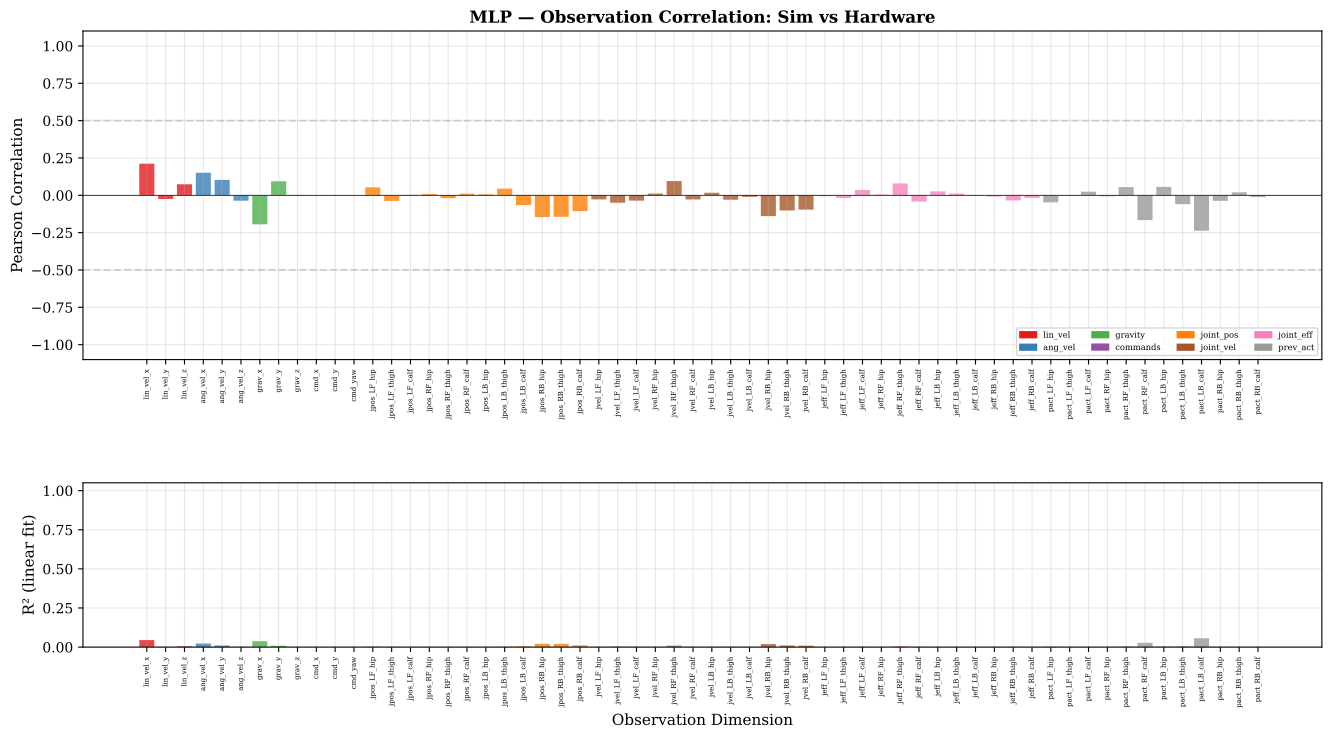

Write Python code to recreate this figure.
"""
Forward-direction sim-to-real linear relationship analysis.

Three data sources (all cmd_x=0.15):
  1. IsaacLab sim (6 envs, MLP & LSTM)
  2. Hardware logs (MLP pd + LSTM nopd)
  3. Open-loop (synthetic PD actuator)

Key questions answered:
  - What is the linear mapping between sim obs and HW obs?
  - What is the linear mapping between sim actions and HW actions?
  - Which obs/action dimensions are well-correlated across domains?
  - Where does the sim-to-real gap live?
"""

import warnings
import numpy as np
import pandas as pd
import torch
import matplotlib.pyplot as plt
from matplotlib.gridspec import GridSpec
from matplotlib.backends.backend_pdf import PdfPages
from sklearn.linear_model import Ridge
from sklearn.metrics import r2_score
from sklearn.preprocessing import StandardScaler
from scipy import stats
import os

warnings.filterwarnings('ignore', category=RuntimeWarning)

# ─── Paths ────────────────────────────────────────────────────────────────────
MLP_PT  = os.path.expanduser("~/policy_joyboy_delayedpdactuator_hippy.pt")
LSTM_PT = os.path.expanduser("~/policy_joyboy_delayedpdactuator_LSTM.pt")

SIM_MLP_DIR  = os.path.expanduser("~/obs_action_logs_mlp")
SIM_LSTM_DIR = os.path.expanduser("~/obs_action_logs_lstm")

HW_MLP_CSV  = os.path.expanduser("~/mp2_mlp/mlp_pd_cf_hw_log_20260314_004932.csv")
HW_LSTM_CSV = os.path.expanduser("~/mp2_mlp/lstm_nopd_cf_hw_log_20260314_005221.csv")

OUTPUT_PDF = os.path.expanduser(
    "~/SpotDMouse/P2-Terrain_Challenge/mp2/analysis/obs_action_model_fit.pdf"
)

# ─── Sim config ───────────────────────────────────────────────────────────────
DT = 0.02
SIM_SECONDS = 20.0
N_STEPS = int(SIM_SECONDS / DT)
KP, KD, INERTIA, FRICTION = 70.0, 1.2, 0.20, 0.03
EFFORT_LIMIT = 5.0
DELAY_STEPS = 9
PD_SUBSTEPS = 4
ACTION_SCALE = 1.5

DEFAULT_JOINT_POS = np.array([
    0.0, 0.55, -1.0,  0.0, 0.55, -1.0,
    0.0, 0.55, -1.0,  0.0, 0.55, -1.0,
])
JOINT_LOWER = np.array([
    -0.524, 0.0, -2.356, -0.524, 0.0, -2.356,
    -0.524, 0.0, -2.356, -0.524, 0.0, -2.356,
])
JOINT_UPPER = np.array([
    0.524, 1.396, 0.0, 0.524, 1.396, 0.0,
    0.524, 1.396, 0.0, 0.524, 1.396, 0.0,
])

OBS_GROUPS = {
    'lin_vel':   (slice(0, 3),   3),
    'ang_vel':   (slice(3, 6),   3),
    'gravity':   (slice(6, 9),   3),
    'commands':  (slice(9, 12),  3),
    'joint_pos': (slice(12, 24), 12),
    'joint_vel': (slice(24, 36), 12),
    'joint_eff': (slice(36, 48), 12),
    'prev_act':  (slice(48, 60), 12),
}
OBS_GROUP_NAMES = list(OBS_GROUPS.keys())

OBS_DIM_NAMES = [
    # lin_vel
    'lin_vel_x', 'lin_vel_y', 'lin_vel_z',
    # ang_vel
    'ang_vel_x', 'ang_vel_y', 'ang_vel_z',
    # gravity
    'grav_x', 'grav_y', 'grav_z',
    # commands
    'cmd_x', 'cmd_y', 'cmd_yaw',
    # joint_pos (12)
    'jpos_LF_hip', 'jpos_LF_thigh', 'jpos_LF_calf',
    'jpos_RF_hip', 'jpos_RF_thigh', 'jpos_RF_calf',
    'jpos_LB_hip', 'jpos_LB_thigh', 'jpos_LB_calf',
    'jpos_RB_hip', 'jpos_RB_thigh', 'jpos_RB_calf',
    # joint_vel (12)
    'jvel_LF_hip', 'jvel_LF_thigh', 'jvel_LF_calf',
    'jvel_RF_hip', 'jvel_RF_thigh', 'jvel_RF_calf',
    'jvel_LB_hip', 'jvel_LB_thigh', 'jvel_LB_calf',
    'jvel_RB_hip', 'jvel_RB_thigh', 'jvel_RB_calf',
    # joint_eff (12)
    'jeff_LF_hip', 'jeff_LF_thigh', 'jeff_LF_calf',
    'jeff_RF_hip', 'jeff_RF_thigh', 'jeff_RF_calf',
    'jeff_LB_hip', 'jeff_LB_thigh', 'jeff_LB_calf',
    'jeff_RB_hip', 'jeff_RB_thigh', 'jeff_RB_calf',
    # prev_act (12)
    'pact_LF_hip', 'pact_LF_thigh', 'pact_LF_calf',
    'pact_RF_hip', 'pact_RF_thigh', 'pact_RF_calf',
    'pact_LB_hip', 'pact_LB_thigh', 'pact_LB_calf',
    'pact_RB_hip', 'pact_RB_thigh', 'pact_RB_calf',
]

JOINT_NAMES = [
    'LF_hip', 'LF_thigh', 'LF_calf',
    'RF_hip', 'RF_thigh', 'RF_calf',
    'LB_hip', 'LB_thigh', 'LB_calf',
    'RB_hip', 'RB_thigh', 'RB_calf',
]
THIGH_IDX = [1, 4, 7, 10]
LEG_NAMES = ['LF', 'RF', 'LB', 'RB']

plt.rcParams.update({
    'font.family': 'serif', 'font.size': 10,
    'axes.labelsize': 11, 'axes.titlesize': 12,
    'figure.titlesize': 14, 'legend.fontsize': 9,
    'axes.grid': True, 'grid.alpha': 0.3, 'lines.linewidth': 1.4,
})


# ─── Data Loaders ─────────────────────────────────────────────────────────────

def load_sim_envs(directory, n_envs=6):
    all_obs, all_act = [], []
    for i in range(n_envs):
        obs_path = os.path.join(directory, f'env_{i}_observations.csv')
        act_path = os.path.join(directory, f'env_{i}_actions.csv')
        if not os.path.exists(obs_path):
            continue
        obs_df = pd.read_csv(obs_path)
        act_df = pd.read_csv(act_path)
        all_obs.append(obs_df.iloc[:, 1:].values)
        all_act.append(act_df.iloc[:, 1:].values)
    return np.concatenate(all_obs), np.concatenate(all_act)


def load_hw_csv(path):
    df = pd.read_csv(path)
    obs_cols = [f'obs_{i}' for i in range(60)]
    act_cols = [f'raw_action_{i}' for i in range(12)]
    obs = df[obs_cols].values
    act = df[act_cols].values
    fade = df['fade'].values
    mask = fade >= 1.0
    return obs[mask], act[mask]


class SyntheticPDActuator:
    def __init__(self):
        self.position = DEFAULT_JOINT_POS.copy()
        self.velocity = np.zeros(12)
        self.effort = np.zeros(12)
        self.action_buffer = []

    def step(self, action_target):
        self.action_buffer.append(action_target.copy())
        idx = max(0, len(self.action_buffer) - DELAY_STEPS - 1)
        delayed = self.action_buffer[idx]
        dt_sub = DT / PD_SUBSTEPS
        for _ in range(PD_SUBSTEPS):
            err = delayed - self.position
            torque = KP * err - KD * self.velocity - FRICTION * np.sign(self.velocity)
            torque = np.clip(torque, -EFFORT_LIMIT, EFFORT_LIMIT)
            self.velocity += (torque / INERTIA) * dt_sub
            self.position += self.velocity * dt_sub
            hit = (self.position < JOINT_LOWER) | (self.position > JOINT_UPPER)
            self.position = np.clip(self.position, JOINT_LOWER, JOINT_UPPER)
            self.velocity[hit] = 0.0
        self.effort = torque
        return self.position.copy(), self.velocity.copy(), self.effort.copy()


def run_openloop(model, is_lstm=False):
    pda = SyntheticPDActuator()
    obs_all = np.zeros((N_STEPS, 60))
    act_all = np.zeros((N_STEPS, 12))
    prev_action = np.zeros(12)
    grav = np.array([0.0, 0.0, -1.0])
    cmd = np.array([0.15, 0.0, 0.0])
    if is_lstm:
        model.hidden_state.zero_()
        model.cell_state.zero_()
    for t in range(N_STEPS):
        obs = np.zeros(60)
        obs[0:3] = np.random.normal(0, 0.02, 3)
        obs[3:6] = np.random.normal(0, 0.1, 3)
        obs[6:9] = grav + np.random.normal(0, 0.01, 3)
        obs[9:12] = cmd
        obs[12:24] = pda.position - DEFAULT_JOINT_POS
        obs[24:36] = pda.velocity
        obs[36:48] = pda.effort / EFFORT_LIMIT
        obs[48:60] = prev_action
        obs_all[t] = obs
        with torch.no_grad():
            action = model(torch.tensor(obs, dtype=torch.float32).unsqueeze(0)).squeeze(0).numpy()
        act_all[t] = action
        pda.step(DEFAULT_JOINT_POS + action * ACTION_SCALE)
        prev_action = action
    return obs_all, act_all


# ─── Per-Dimension Statistics ─────────────────────────────────���───────────────

def compute_dim_stats(data_a, data_b, names):
    """For each dimension: mean, std, correlation, linear fit (slope, intercept, R²).
    Uses the marginal distribution comparison (not time-aligned).
    """
    results = []
    n = min(len(data_a), len(data_b))
    for i, name in enumerate(names):
        a = data_a[:n, i]
        b = data_b[:n, i]
        mean_a, std_a = a.mean(), a.std()
        mean_b, std_b = b.mean(), b.std()
        if std_a > 1e-8 and std_b > 1e-8:
            corr = np.corrcoef(a, b)[0, 1]
            slope, intercept, r_val, _, _ = stats.linregress(a, b)
            r2 = r_val ** 2
        else:
            corr, slope, intercept, r2 = 0.0, 0.0, 0.0, 0.0
        results.append({
            'name': name, 'idx': i,
            'mean_a': mean_a, 'std_a': std_a,
            'mean_b': mean_b, 'std_b': std_b,
            'corr': corr, 'slope': slope, 'intercept': intercept, 'r2': r2,
        })
    return results


# ─── PDF Pages ────────────────────────────────────────────────────────────────

def page_obs_correlation(fig, obs_stats, arch, src_name, tgt_name):
    """Bar chart: per-obs-dimension correlation between two domains."""
    gs = GridSpec(2, 1, hspace=0.5, height_ratios=[2, 1])

    names = [s['name'] for s in obs_stats]
    corrs = [s['corr'] for s in obs_stats]
    r2s = [s['r2'] for s in obs_stats]
    n = len(names)
    x = np.arange(n)

    # Color by obs group
    colors = []
    group_color_map = {
        'lin_vel': '#e41a1c', 'ang_vel': '#377eb8', 'gravity': '#4daf4a',
        'commands': '#984ea3', 'joint_pos': '#ff7f00', 'joint_vel': '#a65628',
        'joint_eff': '#f781bf', 'prev_act': '#999999',
    }
    for i in range(60):
        for g, (slc, _) in OBS_GROUPS.items():
            if slc.start <= i < slc.stop:
                colors.append(group_color_map[g])
                break

    # Top: correlation
    ax = fig.add_subplot(gs[0])
    bars = ax.bar(x, corrs, color=colors, alpha=0.8)
    ax.set_ylabel('Pearson Correlation')
    ax.set_title(f'{arch} — Observation Correlation: {src_name} vs {tgt_name}',
                 fontweight='bold')
    ax.set_ylim(-1.1, 1.1)
    ax.axhline(0, color='black', linewidth=0.5)
    ax.axhline(0.5, color='gray', ls='--', alpha=0.3)
    ax.axhline(-0.5, color='gray', ls='--', alpha=0.3)
    ax.set_xticks(x)
    ax.set_xticklabels(names, rotation=90, fontsize=5)

    # Legend for groups
    from matplotlib.patches import Patch
    legend_patches = [Patch(color=c, label=g) for g, c in group_color_map.items()]
    ax.legend(handles=legend_patches, fontsize=6, ncol=4, loc='lower right')

    # Bottom: R² of linear fit
    ax2 = fig.add_subplot(gs[1])
    ax2.bar(x, r2s, color=colors, alpha=0.8)
    ax2.set_ylabel('R² (linear fit)')
    ax2.set_xlabel('Observation Dimension')
    ax2.set_ylim(0, 1.05)
    ax2.set_xticks(x)
    ax2.set_xticklabels(names, rotation=90, fontsize=5)


def page_action_correlation(fig, act_stats, arch, src_name, tgt_name):
    """Per-action-joint: correlation, slope, intercept between two domains."""
    gs = GridSpec(1, 2, wspace=0.35)
    names = [s['name'] for s in act_stats]
    n = len(names)
    x = np.arange(n)

    # Left: correlation and R²
    ax = fig.add_subplot(gs[0])
    corrs = [s['corr'] for s in act_stats]
    r2s = [s['r2'] for s in act_stats]
    w = 0.35
    ax.bar(x - w/2, corrs, w, label='Correlation', color='#1f77b4', alpha=0.8)
    ax.bar(x + w/2, r2s, w, label='R²', color='#ff7f0e', alpha=0.8)
    ax.set_xticks(x)
    ax.set_xticklabels(names, rotation=45, ha='right', fontsize=8)
    ax.set_ylabel('Value')
    ax.set_title(f'{arch} — Action Correlation\n{src_name} vs {tgt_name}',
                 fontweight='bold', fontsize=10)
    ax.legend(fontsize=8)
    ax.axhline(0, color='black', linewidth=0.5)

    # Right: slope and intercept (the actual linear relationship)
    ax2 = fig.add_subplot(gs[1])
    slopes = [s['slope'] for s in act_stats]
    intercepts = [s['intercept'] for s in act_stats]
    ax2.bar(x - w/2, slopes, w, label='Slope', color='#2ca02c', alpha=0.8)
    ax2.bar(x + w/2, intercepts, w, label='Intercept', color='#d62728', alpha=0.8)
    ax2.set_xticks(x)
    ax2.set_xticklabels(names, rotation=45, ha='right', fontsize=8)
    ax2.set_ylabel('Value')
    ax2.set_title(f'Linear Fit: {tgt_name} ≈ slope·{src_name} + intercept',
                 fontweight='bold', fontsize=10)
    ax2.legend(fontsize=8)
    ax2.axhline(1.0, color='gray', ls='--', alpha=0.3, label='ideal slope=1')
    ax2.axhline(0.0, color='black', linewidth=0.5)


def page_scatter_key_dims(fig, data_a, data_b, stats_list, dim_names,
                          arch, src_name, tgt_name, indices=None):
    """Scatter plots for selected dimensions showing the linear relationship."""
    if indices is None:
        # Pick dims with highest and lowest correlation
        sorted_by_corr = sorted(enumerate(stats_list), key=lambda x: abs(x[1]['corr']), reverse=True)
        # Top 6 most correlated + bottom 2 least
        top = [s[0] for s in sorted_by_corr[:6]]
        bot = [s[0] for s in sorted_by_corr[-2:]]
        indices = top + bot

    n = len(indices)
    cols = 4
    rows = (n + cols - 1) // cols
    gs = GridSpec(rows, cols, hspace=0.6, wspace=0.35)

    n_pts = min(len(data_a), len(data_b))

    for i, dim_idx in enumerate(indices):
        ax = fig.add_subplot(gs[i // cols, i % cols])
        s = stats_list[dim_idx]
        a = data_a[:n_pts, dim_idx]
        b = data_b[:n_pts, dim_idx]
        ax.scatter(a, b, s=3, alpha=0.3, color='#1f77b4')
        # Plot fit line
        if s['std_a'] > 1e-8:
            x_line = np.array([a.min(), a.max()])
            y_line = s['slope'] * x_line + s['intercept']
            ax.plot(x_line, y_line, 'r-', linewidth=1.5, alpha=0.8)
        ax.set_xlabel(src_name, fontsize=7)
        ax.set_ylabel(tgt_name, fontsize=7)
        ax.set_title(f'{dim_names[dim_idx]}\nr={s["corr"]:.2f} slope={s["slope"]:.2f}',
                    fontsize=7, fontweight='bold')
        ax.tick_params(labelsize=6)

    fig.suptitle(f'{arch} — Key Dimensions: {src_name} vs {tgt_name}',
                 fontsize=13, fontweight='bold', y=0.98)


def page_distribution_comparison(fig, data_dict, dim_names, title, indices=None):
    """Overlaid histograms for selected dims across all 3 domains."""
    if indices is None:
        indices = list(range(min(12, len(dim_names))))

    n = len(indices)
    cols = 4
    rows = (n + cols - 1) // cols
    gs = GridSpec(rows, cols, hspace=0.6, wspace=0.35)

    domain_colors = {'Sim': '#1f77b4', 'Hardware': '#d62728', 'Open-Loop': '#2ca02c'}

    for i, dim_idx in enumerate(indices):
        ax = fig.add_subplot(gs[i // cols, i % cols])
        for dom_name, data in data_dict.items():
            vals = data[:, dim_idx]
            ax.hist(vals, bins=40, alpha=0.4, color=domain_colors.get(dom_name, 'gray'),
                    label=f'{dom_name} (μ={vals.mean():.2f})', density=True)
        ax.set_title(dim_names[dim_idx], fontsize=8, fontweight='bold')
        ax.tick_params(labelsize=6)
        if i == 0:
            ax.legend(fontsize=5)

    fig.suptitle(title, fontsize=13, fontweight='bold', y=0.98)


def page_summary_table(fig, all_stats, arch):
    """Text table of all per-dimension linear relationships."""
    ax = fig.add_subplot(111)
    ax.axis('off')

    lines = []
    lines.append(f"{arch} — LINEAR RELATIONSHIPS: Sim/Open-Loop → Hardware")
    lines.append("=" * 90)

    for comparison_name, obs_s, act_s in all_stats:
        lines.append(f"\n{comparison_name}:")
        lines.append("-" * 90)

        lines.append(f"  {'Dimension':25s} {'Corr':>7s} {'Slope':>8s} {'Intcpt':>8s} "
                     f"{'R²':>6s} {'μ_src':>8s} {'μ_tgt':>8s} {'σ_src':>8s} {'σ_tgt':>8s}")
        lines.append(f"  {'─'*25} {'─'*7} {'─'*8} {'─'*8} {'─'*6} {'─'*8} {'─'*8} {'─'*8} {'─'*8}")

        lines.append("  OBSERVATIONS:")
        for s in obs_s:
            lines.append(f"  {s['name']:25s} {s['corr']:+7.3f} {s['slope']:8.3f} "
                        f"{s['intercept']:8.3f} {s['r2']:6.3f} "
                        f"{s['mean_a']:8.3f} {s['mean_b']:8.3f} "
                        f"{s['std_a']:8.3f} {s['std_b']:8.3f}")

        lines.append("\n  ACTIONS:")
        for s in act_s:
            lines.append(f"  {s['name']:25s} {s['corr']:+7.3f} {s['slope']:8.3f} "
                        f"{s['intercept']:8.3f} {s['r2']:6.3f} "
                        f"{s['mean_a']:8.3f} {s['mean_b']:8.3f} "
                        f"{s['std_a']:8.3f} {s['std_b']:8.3f}")

    text = "\n".join(lines)
    ax.text(0.01, 0.99, text, transform=ax.transAxes,
            fontsize=5.5, verticalalignment='top', fontfamily='monospace',
            bbox=dict(boxstyle='round', facecolor='#f0f0f0', alpha=0.6))
    fig.suptitle(f'{arch} — Full Dimension-by-Dimension Linear Relationships',
                 fontsize=12, fontweight='bold')


def main():
    data = {}  # {arch: {domain: (obs, act)}}

    # ─── Load all data ────────────────────────────────────────────────────
    print("[1/4] Loading sim CSVs...")
    for arch, sim_dir in [('MLP', SIM_MLP_DIR), ('LSTM', SIM_LSTM_DIR)]:
        obs, act = load_sim_envs(sim_dir)
        data.setdefault(arch, {})['Sim'] = (obs, act)
        print(f"  {arch} sim: {obs.shape[0]} steps")

    print("[2/4] Loading hardware CSVs...")
    for arch, hw_path in [('MLP', HW_MLP_CSV), ('LSTM', HW_LSTM_CSV)]:
        obs, act = load_hw_csv(hw_path)
        data.setdefault(arch, {})['Hardware'] = (obs, act)
        print(f"  {arch} HW: {obs.shape[0]} steps")

    print("[3/4] Running open-loop...")
    model_mlp = torch.jit.load(MLP_PT, map_location='cpu'); model_mlp.eval()
    model_lstm = torch.jit.load(LSTM_PT, map_location='cpu'); model_lstm.eval()
    skip = int(5.0 / DT)

    np.random.seed(42)
    obs_m, act_m = run_openloop(model_mlp, is_lstm=False)
    data.setdefault('MLP', {})['Open-Loop'] = (obs_m[skip:], act_m[skip:])

    np.random.seed(42)
    obs_l, act_l = run_openloop(model_lstm, is_lstm=True)
    data.setdefault('LSTM', {})['Open-Loop'] = (obs_l[skip:], act_l[skip:])

    # ─── Compute per-dimension stats ──────────────────────────────────────
    print("[4/4] Computing relationships and generating PDF...")
    comparisons = [
        ('Sim', 'Hardware'),
        ('Open-Loop', 'Hardware'),
        ('Sim', 'Open-Loop'),
    ]

    with PdfPages(OUTPUT_PDF) as pdf:
        for arch in ['MLP', 'LSTM']:
            all_table_stats = []

            for src_name, tgt_name in comparisons:
                obs_a, act_a = data[arch][src_name]
                obs_b, act_b = data[arch][tgt_name]

                obs_stats = compute_dim_stats(obs_a, obs_b, OBS_DIM_NAMES)
                act_stats = compute_dim_stats(act_a, act_b, JOINT_NAMES)

                all_table_stats.append(
                    (f'{src_name} → {tgt_name}', obs_stats, act_stats))

                # Obs correlation bar chart
                fig = plt.figure(figsize=(16, 8))
                page_obs_correlation(fig, obs_stats, arch, src_name, tgt_name)
                pdf.savefig(fig, bbox_inches='tight'); plt.close(fig)

                # Action correlation + slope/intercept
                fig = plt.figure(figsize=(14, 6))
                page_action_correlation(fig, act_stats, arch, src_name, tgt_name)
                pdf.savefig(fig, bbox_inches='tight'); plt.close(fig)

                # Scatter plots for key obs dims
                fig = plt.figure(figsize=(16, 10))
                page_scatter_key_dims(fig, obs_a, obs_b, obs_stats, OBS_DIM_NAMES,
                                      arch, src_name, tgt_name)
                pdf.savefig(fig, bbox_inches='tight'); plt.close(fig)

                # Scatter plots for all 12 action dims
                fig = plt.figure(figsize=(16, 8))
                page_scatter_key_dims(fig, act_a, act_b, act_stats, JOINT_NAMES,
                                      arch, src_name, tgt_name,
                                      indices=list(range(12)))
                pdf.savefig(fig, bbox_inches='tight'); plt.close(fig)

                print(f"  {arch} {src_name}→{tgt_name}: done")

            # Distribution histograms for obs (thigh-related dims)
            thigh_obs_idx = [13, 16, 19, 22,   # jpos thighs
                             25, 28, 31, 34,   # jvel thighs
                             37, 40, 43, 46]   # jeff thighs
            obs_dict = {d: data[arch][d][0] for d in ['Sim', 'Hardware', 'Open-Loop']}
            fig = plt.figure(figsize=(16, 8))
            page_distribution_comparison(fig, obs_dict, OBS_DIM_NAMES,
                f'{arch} — Thigh Obs Distributions Across Domains',
                indices=thigh_obs_idx)
            pdf.savefig(fig, bbox_inches='tight'); plt.close(fig)

            # Distribution histograms for actions (thigh joints)
            act_dict = {d: data[arch][d][1] for d in ['Sim', 'Hardware', 'Open-Loop']}
            fig = plt.figure(figsize=(16, 6))
            page_distribution_comparison(fig, act_dict, JOINT_NAMES,
                f'{arch} — Action Distributions Across Domains',
                indices=list(range(12)))
            pdf.savefig(fig, bbox_inches='tight'); plt.close(fig)

            # Summary table
            fig = plt.figure(figsize=(14, 18))
            page_summary_table(fig, all_table_stats, arch)
            pdf.savefig(fig, bbox_inches='tight'); plt.close(fig)

            print(f"  {arch} summary table: done")

    print(f"\n[DONE] PDF saved to: {OUTPUT_PDF}")


if __name__ == '__main__':
    main()
